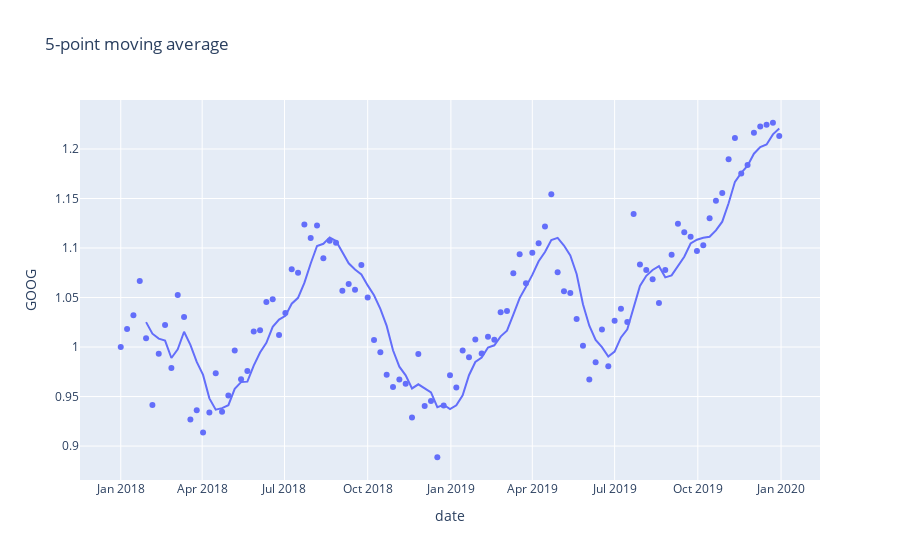

This figure's notebook cell:
### Code cell
import plotly.express as px

df = px.data.stocks(datetimes=True)
fig = px.scatter(df, x="date", y="GOOG", trendline="rolling", trendline_options=dict(window=5),
                title="5-point moving average")
fig.show()
